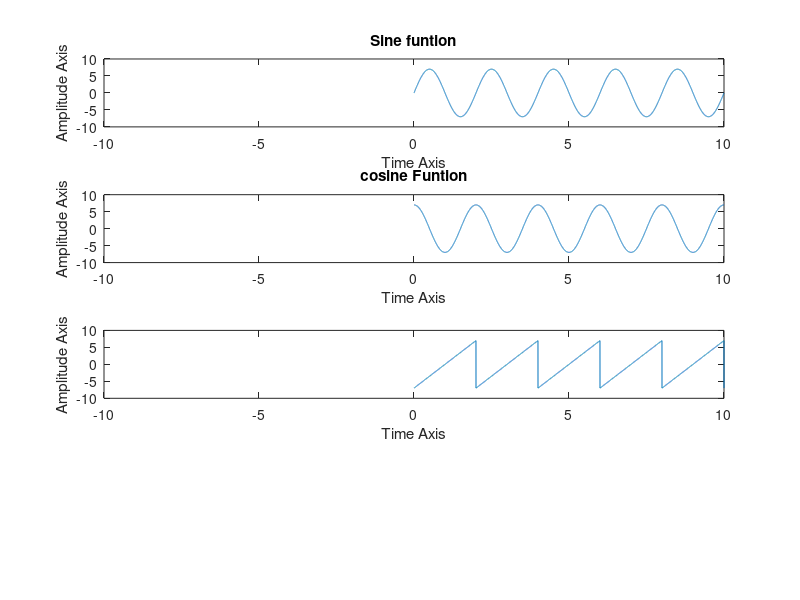

Reproduce this figure in MATLAB.

%Aim:Plot sine and cosine funtion

clc
clear all
close all
a=7;
f=0.5;
t=0:0.001:10;
y=a*sin(2*pi*f*t);
subplot(4,1,1);
plot(t,y);
axis([-10 10 -10 10]);
title('Sine funtion');
xlabel('Time Axis');
ylabel('Amplitude Axis');
y=a*cos(2*pi*f*t);
subplot(4,1,2);
plot(t,y);
axis([-10 10 -10 10]);
title('cosine Funtion');
xlabel('Time Axis');
ylabel('Amplitude Axis');
z=a*sawtooth(2*pi*f*t);
subplot(4,1,3);
plot(t,z);
axis([-10 10 -10 10]);
xlabel('Time Axis');
ylabel('Amplitude Axis');